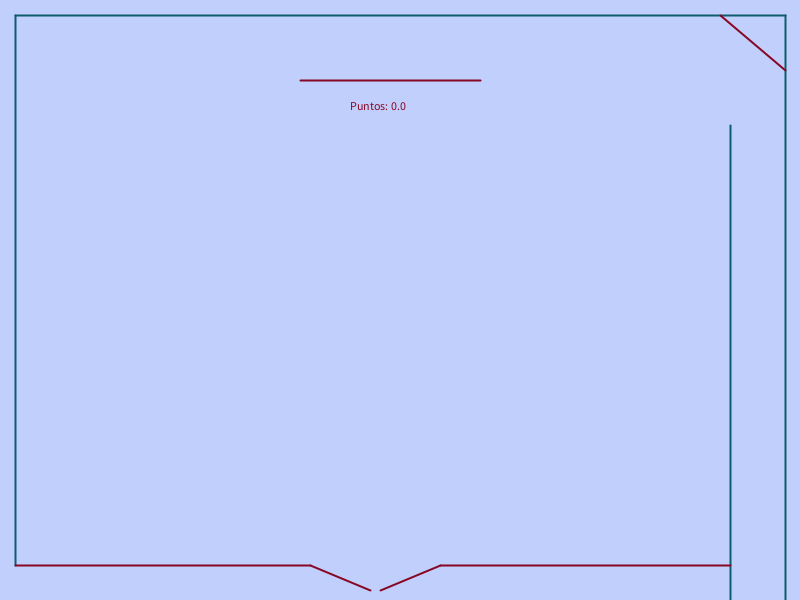
Frame 1 (no input)
Frame 60 (the mouse pressed at the canvas centre just before this capture): identical to frame 1, image omitted
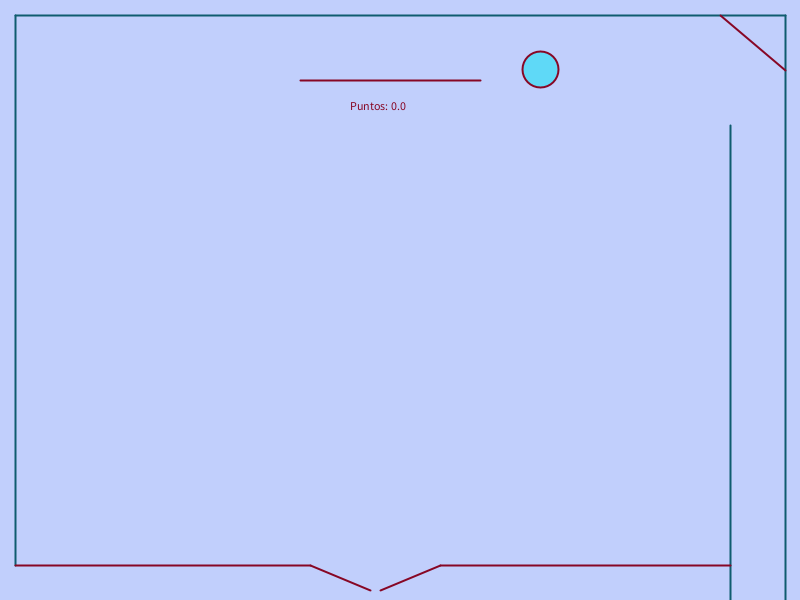
Frame 120 (the mouse held since frame 60 and released just before this capture)

The Processing sketch that drew these frames (run headless with seeded random() and noise(); from frame 60 on, the mouse is pressed at the canvas centre):

// Processing sketch: processing_150822
// ── processing_150822.pde

/**
 * Pimball
 * 
 * ALINA HONHALA
 * 3º GIM
 */
 
Tablero pim;
ArrayList<Particle> bolas;
float dt = 0.4;
float radio = 18;
int i=0;
float puntos = 0;
PVector velIni = new PVector();
 

void setup() {
  size(800,600);
  
  // Campo: Extremos de la pantalla
  pim = new Tablero();
  
  // Bolas
  bolas = new ArrayList<Particle>(); 
  
}

void draw() {
  background(193,207,252);
  fill(255);
  
  // Actualiza las partículas: colisiones y dibujado
  for (int i=0;i<bolas.size();i++){
    Particle p = bolas.get(i);
    p.update();
    for (int j=i+1;j<bolas.size();j++){
      Particle q = bolas.get(j);
      p.collision(q);
    }
    p.display();
  }
  
  fill(135,7,37);
  text("Puntos: " + puntos, (width/2)-50, 110);
 
 // Calcula Colisiones y dibuja el Pimball 
  pim.update();
  pim.display(); 
}

void mousePressed()
{
  PVector pos = new PVector(mouseX, mouseY);
  Particle p = new Particle(pos, radio);
  bolas.add(p);
}
class Particle
{
  float masa = 1.0;
  PVector place;
  PVector vel;
  PVector a; //aceleracion
  float radio;
  PVector gravedad = new PVector(0,0);
  
  
  Particle(PVector local, float radio_)
  {
    place = local.get();
    vel = new PVector( random(-20,20), random(-20,20) );
    a = new PVector();
    radio = radio_;
  }
  
  void applyForce(PVector force)
  {
    PVector fuerza = PVector.div(force.get(),masa);
    a.add(fuerza);
  }
  
  void display()
  {
    fill(95,217,247);
    ellipse(place.x, place.y, radio*2, radio*2);
  }
  
  void update() //Metodo Euler(semi)
  {
    applyForce(gravedad);
    vel.add(PVector.mult(a,dt));
    place.add(PVector.mult(vel,dt));
    a.set(0,0);
  }
  
  void run()
  {
    update();
    display();
  }
  
  //DETECCIÓN COLISIÓN PARTÍCULA-PARTÍCULA
  void collision(Particle p)
  {
    PVector d = PVector.sub(this.place, p.place);
    float dist = d.mag();
    
    
    if(dist < (this.radio+p.radio) )
    {
      PVector unitD = new PVector();
      unitD.set(d);
      unitD.normalize();
      //d.normalize(unitD);

      //normal = velocidad.project(dist);
      //var normalVelo1:Vector2D = _ball1.velo2D.project(dist);
      PVector normalV1 = PVector.mult(unitD, (this.vel.dot(d) / dist) );
      PVector normalV2 = PVector.mult(unitD, (p.vel.dot(d) / dist) );
      
      //tangencial = velocidad - normal;
      //var tangentVelo1:Vector2D = _ball1.velo2D.subtract(normalVelo1);
      PVector tanV1 = PVector.sub( this.vel, normalV1);
      PVector tanV2 = PVector.sub( p.vel, normalV2);
      
      //Restitución.
      // L = r1 + r2 − dist.magnitude()
      float L = (this.radio + p.radio) - dist;
      
      //vrel = (normalp1 − normalp2).magnitude()
      PVector resta = PVector.sub(normalV1, normalV2);
      float vrel = resta.mag();
      
      //Nueva posición: p1 = p1.addScaled(normalp1,−L/vrel)
      PVector multNormV1 = PVector.mult(normalV1, -L / vrel);
      this.place.add(multNormV1);
      
      PVector multNormV2 = PVector.mult(normalV2, -L / vrel);
      p.place.add(multNormV2);
      
      
      // normal velocity components after the impact
      float m1 = this.masa;
      float m2 = p.masa;
      
      float u1 = normalV1.dot(d) / dist;
      float u2 = normalV2.dot(d) / dist;
      
      float v1 = ( (m1-m2)*u1 + 2*m2*u2) / (m1+m2);
      float v2 = ( (m2-m1)*u2 + 2*m1*u1) / (m1+m2);
      
      // normal velocity vectors after collision
      // necesitamos vectores paralelos al vector 'd' de módulo 'v1' y/o 'v2'
      // por tanto multiplicamos 'v' por un vector unitario 'unitD' en la dirección de 'd'
      
      normalV1 = PVector.mult(unitD, v1);
      normalV2 = PVector.mult(unitD, v2);

      // final velocity vectors after collision
      this.vel = PVector.add(normalV1, tanV1);  
      p.vel = PVector.add(normalV2, tanV2);  

    }
  }


}
class Plano{
  PVector pto1;
  PVector pto2;
  PVector plano;  
  PVector normal;
  float Kr= 0.9;
  boolean plano_puntos = false;
  //Plano que suma puntos: true
  //Plano que no suma: false
  
  PVector dif1, dif2, VecP1Project, VecP2Project ;
  float escalar_p1Norm;
  float escalar_p1Plano, escalar_p2Plano, modulo_plano, magP1, magP2;
  float p1Project, p2Project;
  PVector perpend, unitario;
  
  Plano(float x1, float y1, float x2, float y2, boolean plano_p)
  {
    pto1 = new PVector(x1,y1);
    pto2 = new PVector(x2,y2);
    plano = PVector.sub(pto2, pto1);
    normal =  new PVector(-plano.y, plano.x);
    normal.normalize();
    plano_puntos = plano_p;
  }
  
  // Colisiones con el plano (pto1, pto2)
  void checkCollisions(Particle b)
  {
    //dif = place - pto
    dif1 = PVector.sub(pto1,b.place); //vectores plano-partícula
    dif2 =PVector.sub(pto2,b.place);
    
    unitario = new PVector(0,0);//Vector unitario del plano
    modulo_plano = plano.mag();//Modulo del plano

    /*
    Calculamos las proyecciones de los vectores plano-partícula en el plano.
    v * w = |v| * |w| *  cos (ang), por lo que podemos obtener la proyección
    como (v*w) / |w|
    */
    escalar_p1Plano = dif1.dot(plano);
    p1Project = escalar_p1Plano/modulo_plano;
    
    escalar_p2Plano = dif2.dot(plano);
    p2Project = escalar_p2Plano/modulo_plano;

    //Calculamos el vector unitario del plano, obteniendo su dirección
    unitario.set(plano);
    unitario.normalize();
    //plano.normalize(unitario);
    
    //Vector perpendicular de distancia entre la partícula y el plano
    perpend = PVector.add(dif1,PVector.mult(unitario, p1Project*(-1)));
    
    
    //DETECCIÓN DE COLISIONES PARTÍCULA-PLANO
    
    //Si las proyecciones son menos que la longitud del plano:
    if(abs(p1Project) < modulo_plano && abs(p2Project) < modulo_plano)
    {
      //Si la partícula atraviesa el plano:
      if(perpend.mag() < radio){
    
        //Invertimos la normal del plano si...
        PVector direc_n = normal.get();
        if(direc_n.dot(b.vel)>0)
           direc_n.mult(-1);
        
        float angle = PVector.angleBetween(b.vel, plano);
        
        //Delta_s = ( radio + ( dir perpendicular · normal) ) / sin(ang)
        //var deltaS:Number = (_ball.radius+dist.dotProduct(normal))/Math.sin(angle);
        float d_s = ( radio+perpend.dot(direc_n) ) / sin(angle);
        
        //Vector desplazamiento para reposicionar la partícula
        PVector desplazamiento = PVector.mult(direc_n, d_s);
        b.place.add(desplazamiento);
        
        if(plano_puntos)
        {
          puntos += 5;
          Kr = 1.0;
        }
        
        //Comprobación: b.vel.set(0,0);
       
        //La velocidad se descompone en normal y tangencial al plano
        float nv = normal.dot(b.vel);
        PVector vN = PVector.mult(normal,nv);
        PVector vT = PVector.sub(b.vel,vN); 
        b.vel = PVector.sub(vT,PVector.mult(vN,Kr));
      }
    }
     
  }

}



class Tablero {
  
  ArrayList<Plano> planos;

  Tablero()
  {
    int maxPlanos = 6;
    planos = new ArrayList<Plano>();
    
    Plano arriba = new Plano(15, 15, width-15, 15, false);
    Plano derecha = new Plano(width-15, 15, width-15, height, false);
    Plano tunel = new Plano(width-70, 15+110, width-70, height, false);
    Plano izquierda = new Plano(15, 15, 15, height-35, false);
    Plano diagonal = new Plano(width-80,15, width-15,70, true);
    
    //Triángulo
    Plano t = new Plano((width/2)-100,80, (width/2)+80,80, true);
    
    //Planos inclinados
    Plano inclinadoIzq = new Plano((width-55)/2-250,height-250,(width-55)/2-100,height-150, true);
    Plano inclinadoDer = new Plano((width-55)/2+100,height-150,(width-55)/2+250,height-250, true);
    
    Plano baseIzq = new Plano((width/2)-90,height-35,15, height-35, false);
    Plano baseDer = new Plano((width/2)+40,height-35,width-70,height-35, false);
    
    //Palancas
    Plano palancaIzq = new Plano((width/2)-90,height-35, (width/2)-30, height-10, true);
    Plano palancaDer = new Plano((width/2)+40,height-35, (width/2)-20, height-10, true);
    
    //Añadir planos al Array 
    planos.add(arriba);
    planos.add(derecha);
    planos.add(tunel);
    planos.add(izquierda);
    planos.add(diagonal);
    
    planos.add(t);
    
    planos.add(baseIzq); 
    planos.add(baseDer);
    
    planos.add(palancaIzq);
    planos.add(palancaDer);
    

    

     
  }
    
  void update()
  {
    for (int i = planos.size()-1; i >= 0; i--) {
       Plano p = planos.get(i);
       for (int j=0;j<bolas.size();j++){
          Particle b = bolas.get(j);
          p.checkCollisions(b); 
          } 
       }
    }
  
  
  void display()
  {
      stroke(15,92,111);
      fill(95,217,247);
      strokeWeight(2);
      for (int i=0;i<planos.size();i++){
        Plano p = planos.get(i);
        
        if(p.plano_puntos)
        {
          stroke(135,7,37);
          strokeWeight(2);
        }
        
        line(p.pto1.x, p.pto1.y, p.pto2.x, p.pto2.y);
      }
  }
  
}
  
    
